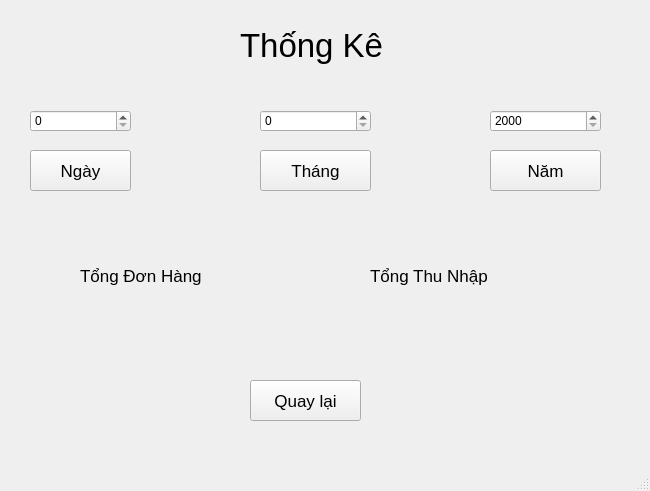
<?xml version="1.0" encoding="UTF-8"?>
<ui version="4.0">
 <class>MainWindow</class>
 <widget class="QMainWindow" name="MainWindow">
  <property name="geometry">
   <rect>
    <x>0</x>
    <y>0</y>
    <width>650</width>
    <height>491</height>
   </rect>
  </property>
  <property name="windowTitle">
   <string>MainWindow</string>
  </property>
  <widget class="QWidget" name="centralwidget">
   <widget class="QPushButton" name="btnqlai">
    <property name="geometry">
     <rect>
      <x>250</x>
      <y>380</y>
      <width>111</width>
      <height>41</height>
     </rect>
    </property>
    <property name="font">
     <font>
      <pointsize>13</pointsize>
     </font>
    </property>
    <property name="text">
     <string>Quay lại</string>
    </property>
   </widget>
   <widget class="QLabel" name="lblTongThuNhap">
    <property name="geometry">
     <rect>
      <x>370</x>
      <y>250</y>
      <width>261</width>
      <height>51</height>
     </rect>
    </property>
    <property name="font">
     <font>
      <pointsize>13</pointsize>
     </font>
    </property>
    <property name="text">
     <string>Tổng Thu Nhập</string>
    </property>
   </widget>
   <widget class="QLabel" name="lblTongDonHang">
    <property name="geometry">
     <rect>
      <x>80</x>
      <y>250</y>
      <width>171</width>
      <height>51</height>
     </rect>
    </property>
    <property name="font">
     <font>
      <pointsize>13</pointsize>
     </font>
    </property>
    <property name="text">
     <string>Tổng Đơn Hàng</string>
    </property>
   </widget>
   <widget class="QLabel" name="label_3">
    <property name="geometry">
     <rect>
      <x>240</x>
      <y>10</y>
      <width>191</width>
      <height>71</height>
     </rect>
    </property>
    <property name="font">
     <font>
      <pointsize>25</pointsize>
     </font>
    </property>
    <property name="text">
     <string>Thống Kê</string>
    </property>
   </widget>
   <widget class="QPushButton" name="btnThongKeNgay">
    <property name="geometry">
     <rect>
      <x>30</x>
      <y>150</y>
      <width>101</width>
      <height>41</height>
     </rect>
    </property>
    <property name="font">
     <font>
      <pointsize>13</pointsize>
     </font>
    </property>
    <property name="text">
     <string>Ngày</string>
    </property>
   </widget>
   <widget class="QPushButton" name="btnThongKeThang">
    <property name="geometry">
     <rect>
      <x>260</x>
      <y>150</y>
      <width>111</width>
      <height>41</height>
     </rect>
    </property>
    <property name="font">
     <font>
      <pointsize>13</pointsize>
     </font>
    </property>
    <property name="text">
     <string>Tháng</string>
    </property>
   </widget>
   <widget class="QPushButton" name="btnThongKeNam">
    <property name="geometry">
     <rect>
      <x>490</x>
      <y>150</y>
      <width>111</width>
      <height>41</height>
     </rect>
    </property>
    <property name="font">
     <font>
      <pointsize>13</pointsize>
     </font>
    </property>
    <property name="text">
     <string>Năm</string>
    </property>
   </widget>
   <widget class="QSpinBox" name="spinBoxNam">
    <property name="geometry">
     <rect>
      <x>490</x>
      <y>110</y>
      <width>111</width>
      <height>22</height>
     </rect>
    </property>
    <property name="minimum">
     <number>2000</number>
    </property>
    <property name="maximum">
     <number>3000</number>
    </property>
   </widget>
   <widget class="QSpinBox" name="spinBoxNgay">
    <property name="geometry">
     <rect>
      <x>30</x>
      <y>110</y>
      <width>101</width>
      <height>22</height>
     </rect>
    </property>
   </widget>
   <widget class="QSpinBox" name="spinBoxThang">
    <property name="geometry">
     <rect>
      <x>260</x>
      <y>110</y>
      <width>111</width>
      <height>22</height>
     </rect>
    </property>
   </widget>
  </widget>
  <widget class="QMenuBar" name="menubar">
   <property name="geometry">
    <rect>
     <x>0</x>
     <y>0</y>
     <width>650</width>
     <height>26</height>
    </rect>
   </property>
  </widget>
  <widget class="QStatusBar" name="statusbar"/>
 </widget>
 <resources/>
 <connections/>
</ui>
